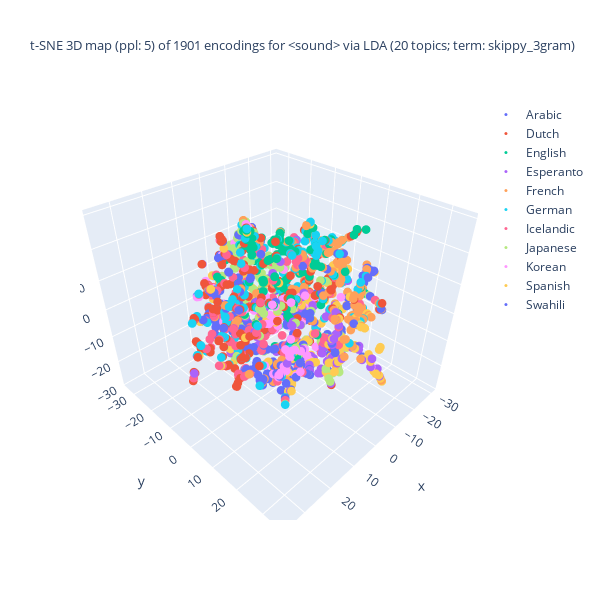
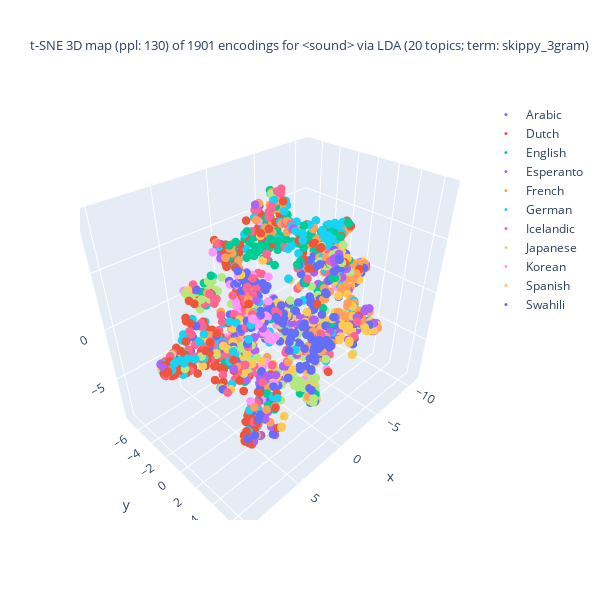
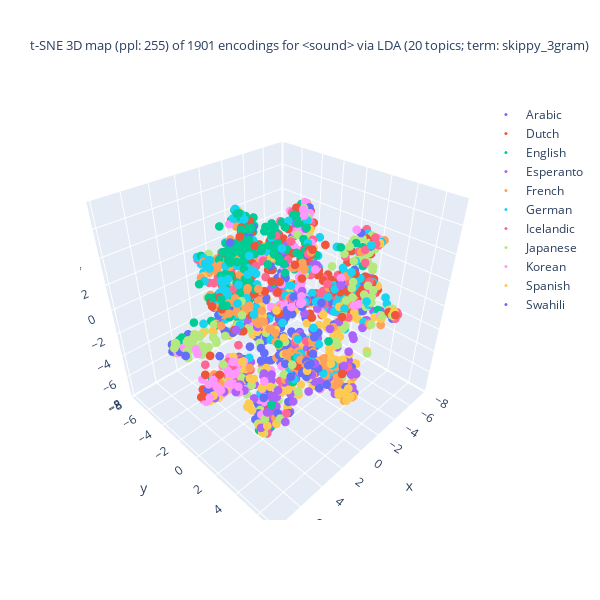
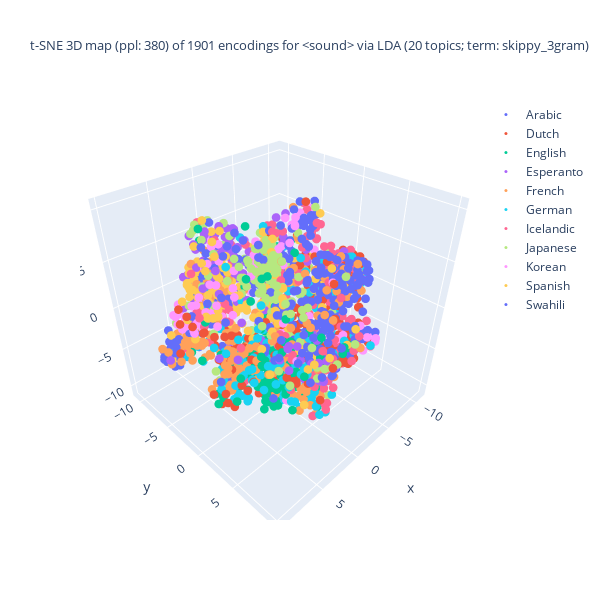

Here is the notebook cell these charts were saved with, in order:
### Markdown cell above
t-SNE の結果の可視化 (3D)

### Code cell
## tSNE の結果の可視化: Plotly を使った 3D 描画
import numpy as np
from sklearn.manifold import TSNE as tSNE
import plotly.express as pex
import plotly.graph_objects as go
import matplotlib.pyplot as plt

## tSNE のパラメターを設定
perplexity_max_val_factor = 0.33
perplexity_max_val = round(len(doc_fit_df) * perplexity_max_val_factor)
print(f"perplexity_max_val: {perplexity_max_val}")

divider = 5
perplexity_increment = round(perplexity_max_val/divider)
print(f"perplexity_increment: {perplexity_increment}")

## tSNE を段階的に実行
df_size = len(doc_fit_df)
exit_after_step = 4 # 15 is largest enough to complete the all steps
ppl_vals = enumerate(range(5, perplexity_max_val, perplexity_increment))
for step, ppl_val in ppl_vals:
    ## 早期終了の判定
    if step >= exit_after_step:
        continue
    ## tSNE 事例の生成
    tSNE_3d_varied = tSNE(n_components = 3, random_state = 0, perplexity = ppl_val,
                          max_iter = 1000)

    ## データに適用
    doc_enc = np.array(list(doc_fit_df['enc']))
    doc_tSNE_3d_varied = tSNE_3d_varied.fit_transform(doc_enc)

    ## 色分けの単位を選択
    if color_lang_family:
        colored_var = 'family'
    else:
        colored_var = 'language'
    ##
    X = zip(doc_tSNE_3d_varied[:,0], doc_tSNE_3d_varied[:,1], doc_tSNE_3d_varied[:,2],
            doc_fit_df[colored_var]) # zip(..)が必要
    dfx = pd.DataFrame(X, columns = ['D1', 'D2', 'D3', colored_var])
    ## 作図
    fig = go.Figure()
    for lang in np.unique(main_df[colored_var]):
        traced = dfx[dfx[colored_var] == lang]
        fig.add_trace(
            go.Scatter3d(
                x = traced['D1'], y = traced['D2'], z = traced['D3'],
                name = lang.title(), mode = 'markers', marker = dict(size = 3),
                marker_colorscale = color_palette, # worked??
                showlegend = True
            )
        )
    ## 題の指定
    title_header = f"t-SNE 3D map (ppl: {ppl_val}) of {df_size} encodings for <{doc_attr}> via\n"
    if use_FastText:
        if use_LDA:
            title_body = f"LDA ({n_topics} topics; term: {lda_term_type}) x FastText ({ft_n_dims} dims; term: {ft_term_type}; window: {ft_window_size})"
        else:
            title_body = f"FastText ({ft_n_dims} dims; term: {ft_term_type}; window: {ft_window_size})"
    else:
        title_body = f"LDA ({n_topics} topics; term: {lda_term_type})"
    title_val = title_header + title_body
    fig.update_layout(title = dict(text = title_val, font_size = 13),
                      autosize = False, width = 600, height = 600)
    fig.show()

### Figure 1 — Plotly figure (JSON) as saved in the notebook; plotly's stock layout.template omitted (floating-point values rounded to 4 significant figures; data arrays with more than 128 entries replaced by an {"elided": "..."} marker saying what was removed)
{"data": [{"marker": {"colorscale": [[0, "#2E91E5"], [0.04348, "#E15F99"], [0.08696, "#1CA71C"], [0.1304, "#FB0D0D"], [0.1739, "#DA16FF"], [0.2174, "#222A2A"], [0.2609, "#B68100"], [0.3043, "#750D86"], [0.3478, "#EB663B"], [0.3913, "#511CFB"], [0.4348, "#00A08B"], [0.4783, "#FB00D1"], [0.5217, "#FC0080"], [0.5652, "#B2828D"], [0.6087, "#6C7C32"], [0.6522, "#778AAE"], [0.6957, "#862A16"], [0.7391, "#A777F1"], [0.7826, "#620042"], [0.8261, "#1616A7"], [0.8696, "#DA60CA"], [0.913, "#6C4516"], [0.9565, "#0D2A63"], [1, "#AF0038"]], "size": 3}, "mode": "markers", "name": "Arabic", "showlegend": true, "type": "scatter3d", "x": {"elided": "146 float values"}, "y": {"elided": "146 float values"}, "z": {"elided": "146 float values"}}, {"marker": {"colorscale": [[0, "#2E91E5"], [0.04348, "#E15F99"], [0.08696, "#1CA71C"], [0.1304, "#FB0D0D"], [0.1739, "#DA16FF"], [0.2174, "#222A2A"], [0.2609, "#B68100"], [0.3043, "#750D86"], [0.3478, "#EB663B"], [0.3913, "#511CFB"], [0.4348, "#00A08B"], [0.4783, "#FB00D1"], [0.5217, "#FC0080"], [0.5652, "#B2828D"], [0.6087, "#6C7C32"], [0.6522, "#778AAE"], [0.6957, "#862A16"], [0.7391, "#A777F1"], [0.7826, "#620042"], [0.8261, "#1616A7"], [0.8696, "#DA60CA"], [0.913, "#6C4516"], [0.9565, "#0D2A63"], [1, "#AF0038"]], "size": 3}, "mode": "markers", "name": "Dutch", "showlegend": true, "type": "scatter3d", "x": {"elided": "218 float values"}, "y": {"elided": "218 float values"}, "z": {"elided": "218 float values"}}, {"marker": {"colorscale": [[0, "#2E91E5"], [0.04348, "#E15F99"], [0.08696, "#1CA71C"], [0.1304, "#FB0D0D"], [0.1739, "#DA16FF"], [0.2174, "#222A2A"], [0.2609, "#B68100"], [0.3043, "#750D86"], [0.3478, "#EB663B"], [0.3913, "#511CFB"], [0.4348, "#00A08B"], [0.4783, "#FB00D1"], [0.5217, "#FC0080"], [0.5652, "#B2828D"], [0.6087, "#6C7C32"], [0.6522, "#778AAE"], [0.6957, "#862A16"], [0.7391, "#A777F1"], [0.7826, "#620042"], [0.8261, "#1616A7"], [0.8696, "#DA60CA"], [0.913, "#6C4516"], [0.9565, "#0D2A63"], [1, "#AF0038"]], "size": 3}, "mode": "markers", "name": "English", "showlegend": true, "type": "scatter3d", "x": {"elided": "170 float values"}, "y": {"elided": "170 float values"}, "z": {"elided": "170 float values"}}, {"marker": {"colorscale": [[0, "#2E91E5"], [0.04348, "#E15F99"], [0.08696, "#1CA71C"], [0.1304, "#FB0D0D"], [0.1739, "#DA16FF"], [0.2174, "#222A2A"], [0.2609, "#B68100"], [0.3043, "#750D86"], [0.3478, "#EB663B"], [0.3913, "#511CFB"], [0.4348, "#00A08B"], [0.4783, "#FB00D1"], [0.5217, "#FC0080"], [0.5652, "#B2828D"], [0.6087, "#6C7C32"], [0.6522, "#778AAE"], [0.6957, "#862A16"], [0.7391, "#A777F1"], [0.7826, "#620042"], [0.8261, "#1616A7"], [0.8696, "#DA60CA"], [0.913, "#6C4516"], [0.9565, "#0D2A63"], [1, "#AF0038"]], "size": 3}, "mode": "markers", "name": "Esperanto", "showlegend": true, "type": "scatter3d", "x": {"elided": "149 float values"}, "y": {"elided": "149 float values"}, "z": {"elided": "149 float values"}}, {"marker": {"colorscale": [[0, "#2E91E5"], [0.04348, "#E15F99"], [0.08696, "#1CA71C"], [0.1304, "#FB0D0D"], [0.1739, "#DA16FF"], [0.2174, "#222A2A"], [0.2609, "#B68100"], [0.3043, "#750D86"], [0.3478, "#EB663B"], [0.3913, "#511CFB"], [0.4348, "#00A08B"], [0.4783, "#FB00D1"], [0.5217, "#FC0080"], [0.5652, "#B2828D"], [0.6087, "#6C7C32"], [0.6522, "#778AAE"], [0.6957, "#862A16"], [0.7391, "#A777F1"], [0.7826, "#620042"], [0.8261, "#1616A7"], [0.8696, "#DA60CA"], [0.913, "#6C4516"], [0.9565, "#0D2A63"], [1, "#AF0038"]], "size": 3}, "mode": "markers", "name": "French", "showlegend": true, "type": "scatter3d", "x": {"elided": "202 float values"}, "y": {"elided": "202 float values"}, "z": {"elided": "202 float values"}}, {"marker": {"colorscale": [[0, "#2E91E5"], [0.04348, "#E15F99"], [0.08696, "#1CA71C"], [0.1304, "#FB0D0D"], [0.1739, "#DA16FF"], [0.2174, "#222A2A"], [0.2609, "#B68100"], [0.3043, "#750D86"], [0.3478, "#EB663B"], [0.3913, "#511CFB"], [0.4348, "#00A08B"], [0.4783, "#FB00D1"], [0.5217, "#FC0080"], [0.5652, "#B2828D"], [0.6087, "#6C7C32"], [0.6522, "#778AAE"], [0.6957, "#862A16"], [0.7391, "#A777F1"], [0.7826, "#620042"], [0.8261, "#1616A7"], [0.8696, "#DA60CA"], [0.913, "#6C4516"], [0.9565, "#0D2A63"], [1, "#AF0038"]], "size": 3}, "mode": "markers", "name": "German", "showlegend": true, "type": "scatter3d", "x": {"elided": "177 float values"}, "y": {"elided": "177 float values"}, "z": {"elided": "177 float values"}}, {"marker": {"colorscale": [[0, "#2E91E5"], [0.04348, "#E15F99"], [0.08696, "#1CA71C"], [0.1304, "#FB0D0D"], [0.1739, "#DA16FF"], [0.2174, "#222A2A"], [0.2609, "#B68100"], [0.3043, "#750D86"], [0.3478, "#EB663B"], [0.3913, "#511CFB"], [0.4348, "#00A08B"], [0.4783, "#FB00D1"], [0.5217, "#FC0080"], [0.5652, "#B2828D"], [0.6087, "#6C7C32"], [0.6522, "#778AAE"], [0.6957, "#862A16"], [0.7391, "#A777F1"], [0.7826, "#620042"], [0.8261, "#1616A7"], [0.8696, "#DA60CA"], [0.913, "#6C4516"], [0.9565, "#0D2A63"], [1, "#AF0038"]], "size": 3}, "mode": "markers", "name": "Icelandic", "showlegend": true, "type": "scatter3d", "x": {"elided": "186 float values"}, "y": {"elided": "186 float values"}, "z": {"elided": "186 float values"}}, {"marker": {"colorscale": [[0, "#2E91E5"], [0.04348, "#E15F99"], [0.08696, "#1CA71C"], [0.1304, "#FB0D0D"], [0.1739, "#DA16FF"], [0.2174, "#222A2A"], [0.2609, "#B68100"], [0.3043, "#750D86"], [0.3478, "#EB663B"], [0.3913, "#511CFB"], [0.4348, "#00A08B"], [0.4783, "#FB00D1"], [0.5217, "#FC0080"], [0.5652, "#B2828D"], [0.6087, "#6C7C32"], [0.6522, "#778AAE"], [0.6957, "#862A16"], [0.7391, "#A777F1"], [0.7826, "#620042"], [0.8261, "#1616A7"], [0.8696, "#DA60CA"], [0.913, "#6C4516"], [0.9565, "#0D2A63"], [1, "#AF0038"]], "size": 3}, "mode": "markers", "name": "Japanese", "showlegend": true, "type": "scatter3d", "x": {"elided": "176 float values"}, "y": {"elided": "176 float values"}, "z": {"elided": "176 float values"}}, {"marker": {"colorscale": [[0, "#2E91E5"], [0.04348, "#E15F99"], [0.08696, "#1CA71C"], [0.1304, "#FB0D0D"], [0.1739, "#DA16FF"], [0.2174, "#222A2A"], [0.2609, "#B68100"], [0.3043, "#750D86"], [0.3478, "#EB663B"], [0.3913, "#511CFB"], [0.4348, "#00A08B"], [0.4783, "#FB00D1"], [0.5217, "#FC0080"], [0.5652, "#B2828D"], [0.6087, "#6C7C32"], [0.6522, "#778AAE"], [0.6957, "#862A16"], [0.7391, "#A777F1"], [0.7826, "#620042"], [0.8261, "#1616A7"], [0.8696, "#DA60CA"], [0.913, "#6C4516"], [0.9565, "#0D2A63"], [1, "#AF0038"]], "size": 3}, "mode": "markers", "name": "Korean", "showlegend": true, "type": "scatter3d", "x": {"elided": "142 float values"}, "y": {"elided": "142 float values"}, "z": {"elided": "142 float values"}}, {"marker": {"colorscale": [[0, "#2E91E5"], [0.04348, "#E15F99"], [0.08696, "#1CA71C"], [0.1304, "#FB0D0D"], [0.1739, "#DA16FF"], [0.2174, "#222A2A"], [0.2609, "#B68100"], [0.3043, "#750D86"], [0.3478, "#EB663B"], [0.3913, "#511CFB"], [0.4348, "#00A08B"], [0.4783, "#FB00D1"], [0.5217, "#FC0080"], [0.5652, "#B2828D"], [0.6087, "#6C7C32"], [0.6522, "#778AAE"], [0.6957, "#862A16"], [0.7391, "#A777F1"], [0.7826, "#620042"], [0.8261, "#1616A7"], [0.8696, "#DA60CA"], [0.913, "#6C4516"], [0.9565, "#0D2A63"], [1, "#AF0038"]], "size": 3}, "mode": "markers", "name": "Spanish", "showlegend": true, "type": "scatter3d", "x": {"elided": "187 float values"}, "y": {"elided": "187 float values"}, "z": {"elided": "187 float values"}}, {"marker": {"colorscale": [[0, "#2E91E5"], [0.04348, "#E15F99"], [0.08696, "#1CA71C"], [0.1304, "#FB0D0D"], [0.1739, "#DA16FF"], [0.2174, "#222A2A"], [0.2609, "#B68100"], [0.3043, "#750D86"], [0.3478, "#EB663B"], [0.3913, "#511CFB"], [0.4348, "#00A08B"], [0.4783, "#FB00D1"], [0.5217, "#FC0080"], [0.5652, "#B2828D"], [0.6087, "#6C7C32"], [0.6522, "#778AAE"], [0.6957, "#862A16"], [0.7391, "#A777F1"], [0.7826, "#620042"], [0.8261, "#1616A7"], [0.8696, "#DA60CA"], [0.913, "#6C4516"], [0.9565, "#0D2A63"], [1, "#AF0038"]], "size": 3}, "mode": "markers", "name": "Swahili", "showlegend": true, "type": "scatter3d", "x": {"elided": "148 float values"}, "y": {"elided": "148 float values"}, "z": {"elided": "148 float values"}}], "layout": {"autosize": false, "height": 600, "title": {"font": {"size": 13}, "text": "t-SNE 3D map (ppl: 5) of 1901 encodings for <sound> via\nLDA (20 topics; term: skippy_3gram)"}, "width": 600}}

### Figure 2 — Plotly figure (JSON) as saved in the notebook; plotly's stock layout.template omitted (floating-point values rounded to 4 significant figures; data arrays with more than 128 entries replaced by an {"elided": "..."} marker saying what was removed)
{"data": [{"marker": {"colorscale": [[0, "#2E91E5"], [0.04348, "#E15F99"], [0.08696, "#1CA71C"], [0.1304, "#FB0D0D"], [0.1739, "#DA16FF"], [0.2174, "#222A2A"], [0.2609, "#B68100"], [0.3043, "#750D86"], [0.3478, "#EB663B"], [0.3913, "#511CFB"], [0.4348, "#00A08B"], [0.4783, "#FB00D1"], [0.5217, "#FC0080"], [0.5652, "#B2828D"], [0.6087, "#6C7C32"], [0.6522, "#778AAE"], [0.6957, "#862A16"], [0.7391, "#A777F1"], [0.7826, "#620042"], [0.8261, "#1616A7"], [0.8696, "#DA60CA"], [0.913, "#6C4516"], [0.9565, "#0D2A63"], [1, "#AF0038"]], "size": 3}, "mode": "markers", "name": "Arabic", "showlegend": true, "type": "scatter3d", "x": {"elided": "146 float values"}, "y": {"elided": "146 float values"}, "z": {"elided": "146 float values"}}, {"marker": {"colorscale": [[0, "#2E91E5"], [0.04348, "#E15F99"], [0.08696, "#1CA71C"], [0.1304, "#FB0D0D"], [0.1739, "#DA16FF"], [0.2174, "#222A2A"], [0.2609, "#B68100"], [0.3043, "#750D86"], [0.3478, "#EB663B"], [0.3913, "#511CFB"], [0.4348, "#00A08B"], [0.4783, "#FB00D1"], [0.5217, "#FC0080"], [0.5652, "#B2828D"], [0.6087, "#6C7C32"], [0.6522, "#778AAE"], [0.6957, "#862A16"], [0.7391, "#A777F1"], [0.7826, "#620042"], [0.8261, "#1616A7"], [0.8696, "#DA60CA"], [0.913, "#6C4516"], [0.9565, "#0D2A63"], [1, "#AF0038"]], "size": 3}, "mode": "markers", "name": "Dutch", "showlegend": true, "type": "scatter3d", "x": {"elided": "218 float values"}, "y": {"elided": "218 float values"}, "z": {"elided": "218 float values"}}, {"marker": {"colorscale": [[0, "#2E91E5"], [0.04348, "#E15F99"], [0.08696, "#1CA71C"], [0.1304, "#FB0D0D"], [0.1739, "#DA16FF"], [0.2174, "#222A2A"], [0.2609, "#B68100"], [0.3043, "#750D86"], [0.3478, "#EB663B"], [0.3913, "#511CFB"], [0.4348, "#00A08B"], [0.4783, "#FB00D1"], [0.5217, "#FC0080"], [0.5652, "#B2828D"], [0.6087, "#6C7C32"], [0.6522, "#778AAE"], [0.6957, "#862A16"], [0.7391, "#A777F1"], [0.7826, "#620042"], [0.8261, "#1616A7"], [0.8696, "#DA60CA"], [0.913, "#6C4516"], [0.9565, "#0D2A63"], [1, "#AF0038"]], "size": 3}, "mode": "markers", "name": "English", "showlegend": true, "type": "scatter3d", "x": {"elided": "170 float values"}, "y": {"elided": "170 float values"}, "z": {"elided": "170 float values"}}, {"marker": {"colorscale": [[0, "#2E91E5"], [0.04348, "#E15F99"], [0.08696, "#1CA71C"], [0.1304, "#FB0D0D"], [0.1739, "#DA16FF"], [0.2174, "#222A2A"], [0.2609, "#B68100"], [0.3043, "#750D86"], [0.3478, "#EB663B"], [0.3913, "#511CFB"], [0.4348, "#00A08B"], [0.4783, "#FB00D1"], [0.5217, "#FC0080"], [0.5652, "#B2828D"], [0.6087, "#6C7C32"], [0.6522, "#778AAE"], [0.6957, "#862A16"], [0.7391, "#A777F1"], [0.7826, "#620042"], [0.8261, "#1616A7"], [0.8696, "#DA60CA"], [0.913, "#6C4516"], [0.9565, "#0D2A63"], [1, "#AF0038"]], "size": 3}, "mode": "markers", "name": "Esperanto", "showlegend": true, "type": "scatter3d", "x": {"elided": "149 float values"}, "y": {"elided": "149 float values"}, "z": {"elided": "149 float values"}}, {"marker": {"colorscale": [[0, "#2E91E5"], [0.04348, "#E15F99"], [0.08696, "#1CA71C"], [0.1304, "#FB0D0D"], [0.1739, "#DA16FF"], [0.2174, "#222A2A"], [0.2609, "#B68100"], [0.3043, "#750D86"], [0.3478, "#EB663B"], [0.3913, "#511CFB"], [0.4348, "#00A08B"], [0.4783, "#FB00D1"], [0.5217, "#FC0080"], [0.5652, "#B2828D"], [0.6087, "#6C7C32"], [0.6522, "#778AAE"], [0.6957, "#862A16"], [0.7391, "#A777F1"], [0.7826, "#620042"], [0.8261, "#1616A7"], [0.8696, "#DA60CA"], [0.913, "#6C4516"], [0.9565, "#0D2A63"], [1, "#AF0038"]], "size": 3}, "mode": "markers", "name": "French", "showlegend": true, "type": "scatter3d", "x": {"elided": "202 float values"}, "y": {"elided": "202 float values"}, "z": {"elided": "202 float values"}}, {"marker": {"colorscale": [[0, "#2E91E5"], [0.04348, "#E15F99"], [0.08696, "#1CA71C"], [0.1304, "#FB0D0D"], [0.1739, "#DA16FF"], [0.2174, "#222A2A"], [0.2609, "#B68100"], [0.3043, "#750D86"], [0.3478, "#EB663B"], [0.3913, "#511CFB"], [0.4348, "#00A08B"], [0.4783, "#FB00D1"], [0.5217, "#FC0080"], [0.5652, "#B2828D"], [0.6087, "#6C7C32"], [0.6522, "#778AAE"], [0.6957, "#862A16"], [0.7391, "#A777F1"], [0.7826, "#620042"], [0.8261, "#1616A7"], [0.8696, "#DA60CA"], [0.913, "#6C4516"], [0.9565, "#0D2A63"], [1, "#AF0038"]], "size": 3}, "mode": "markers", "name": "German", "showlegend": true, "type": "scatter3d", "x": {"elided": "177 float values"}, "y": {"elided": "177 float values"}, "z": {"elided": "177 float values"}}, {"marker": {"colorscale": [[0, "#2E91E5"], [0.04348, "#E15F99"], [0.08696, "#1CA71C"], [0.1304, "#FB0D0D"], [0.1739, "#DA16FF"], [0.2174, "#222A2A"], [0.2609, "#B68100"], [0.3043, "#750D86"], [0.3478, "#EB663B"], [0.3913, "#511CFB"], [0.4348, "#00A08B"], [0.4783, "#FB00D1"], [0.5217, "#FC0080"], [0.5652, "#B2828D"], [0.6087, "#6C7C32"], [0.6522, "#778AAE"], [0.6957, "#862A16"], [0.7391, "#A777F1"], [0.7826, "#620042"], [0.8261, "#1616A7"], [0.8696, "#DA60CA"], [0.913, "#6C4516"], [0.9565, "#0D2A63"], [1, "#AF0038"]], "size": 3}, "mode": "markers", "name": "Icelandic", "showlegend": true, "type": "scatter3d", "x": {"elided": "186 float values"}, "y": {"elided": "186 float values"}, "z": {"elided": "186 float values"}}, {"marker": {"colorscale": [[0, "#2E91E5"], [0.04348, "#E15F99"], [0.08696, "#1CA71C"], [0.1304, "#FB0D0D"], [0.1739, "#DA16FF"], [0.2174, "#222A2A"], [0.2609, "#B68100"], [0.3043, "#750D86"], [0.3478, "#EB663B"], [0.3913, "#511CFB"], [0.4348, "#00A08B"], [0.4783, "#FB00D1"], [0.5217, "#FC0080"], [0.5652, "#B2828D"], [0.6087, "#6C7C32"], [0.6522, "#778AAE"], [0.6957, "#862A16"], [0.7391, "#A777F1"], [0.7826, "#620042"], [0.8261, "#1616A7"], [0.8696, "#DA60CA"], [0.913, "#6C4516"], [0.9565, "#0D2A63"], [1, "#AF0038"]], "size": 3}, "mode": "markers", "name": "Japanese", "showlegend": true, "type": "scatter3d", "x": {"elided": "176 float values"}, "y": {"elided": "176 float values"}, "z": {"elided": "176 float values"}}, {"marker": {"colorscale": [[0, "#2E91E5"], [0.04348, "#E15F99"], [0.08696, "#1CA71C"], [0.1304, "#FB0D0D"], [0.1739, "#DA16FF"], [0.2174, "#222A2A"], [0.2609, "#B68100"], [0.3043, "#750D86"], [0.3478, "#EB663B"], [0.3913, "#511CFB"], [0.4348, "#00A08B"], [0.4783, "#FB00D1"], [0.5217, "#FC0080"], [0.5652, "#B2828D"], [0.6087, "#6C7C32"], [0.6522, "#778AAE"], [0.6957, "#862A16"], [0.7391, "#A777F1"], [0.7826, "#620042"], [0.8261, "#1616A7"], [0.8696, "#DA60CA"], [0.913, "#6C4516"], [0.9565, "#0D2A63"], [1, "#AF0038"]], "size": 3}, "mode": "markers", "name": "Korean", "showlegend": true, "type": "scatter3d", "x": {"elided": "142 float values"}, "y": {"elided": "142 float values"}, "z": {"elided": "142 float values"}}, {"marker": {"colorscale": [[0, "#2E91E5"], [0.04348, "#E15F99"], [0.08696, "#1CA71C"], [0.1304, "#FB0D0D"], [0.1739, "#DA16FF"], [0.2174, "#222A2A"], [0.2609, "#B68100"], [0.3043, "#750D86"], [0.3478, "#EB663B"], [0.3913, "#511CFB"], [0.4348, "#00A08B"], [0.4783, "#FB00D1"], [0.5217, "#FC0080"], [0.5652, "#B2828D"], [0.6087, "#6C7C32"], [0.6522, "#778AAE"], [0.6957, "#862A16"], [0.7391, "#A777F1"], [0.7826, "#620042"], [0.8261, "#1616A7"], [0.8696, "#DA60CA"], [0.913, "#6C4516"], [0.9565, "#0D2A63"], [1, "#AF0038"]], "size": 3}, "mode": "markers", "name": "Spanish", "showlegend": true, "type": "scatter3d", "x": {"elided": "187 float values"}, "y": {"elided": "187 float values"}, "z": {"elided": "187 float values"}}, {"marker": {"colorscale": [[0, "#2E91E5"], [0.04348, "#E15F99"], [0.08696, "#1CA71C"], [0.1304, "#FB0D0D"], [0.1739, "#DA16FF"], [0.2174, "#222A2A"], [0.2609, "#B68100"], [0.3043, "#750D86"], [0.3478, "#EB663B"], [0.3913, "#511CFB"], [0.4348, "#00A08B"], [0.4783, "#FB00D1"], [0.5217, "#FC0080"], [0.5652, "#B2828D"], [0.6087, "#6C7C32"], [0.6522, "#778AAE"], [0.6957, "#862A16"], [0.7391, "#A777F1"], [0.7826, "#620042"], [0.8261, "#1616A7"], [0.8696, "#DA60CA"], [0.913, "#6C4516"], [0.9565, "#0D2A63"], [1, "#AF0038"]], "size": 3}, "mode": "markers", "name": "Swahili", "showlegend": true, "type": "scatter3d", "x": {"elided": "148 float values"}, "y": {"elided": "148 float values"}, "z": {"elided": "148 float values"}}], "layout": {"autosize": false, "height": 600, "title": {"font": {"size": 13}, "text": "t-SNE 3D map (ppl: 130) of 1901 encodings for <sound> via\nLDA (20 topics; term: skippy_3gram)"}, "width": 600}}

### Figure 3 — Plotly figure (JSON) as saved in the notebook; plotly's stock layout.template omitted (floating-point values rounded to 4 significant figures; data arrays with more than 128 entries replaced by an {"elided": "..."} marker saying what was removed)
{"data": [{"marker": {"colorscale": [[0, "#2E91E5"], [0.04348, "#E15F99"], [0.08696, "#1CA71C"], [0.1304, "#FB0D0D"], [0.1739, "#DA16FF"], [0.2174, "#222A2A"], [0.2609, "#B68100"], [0.3043, "#750D86"], [0.3478, "#EB663B"], [0.3913, "#511CFB"], [0.4348, "#00A08B"], [0.4783, "#FB00D1"], [0.5217, "#FC0080"], [0.5652, "#B2828D"], [0.6087, "#6C7C32"], [0.6522, "#778AAE"], [0.6957, "#862A16"], [0.7391, "#A777F1"], [0.7826, "#620042"], [0.8261, "#1616A7"], [0.8696, "#DA60CA"], [0.913, "#6C4516"], [0.9565, "#0D2A63"], [1, "#AF0038"]], "size": 3}, "mode": "markers", "name": "Arabic", "showlegend": true, "type": "scatter3d", "x": {"elided": "146 float values"}, "y": {"elided": "146 float values"}, "z": {"elided": "146 float values"}}, {"marker": {"colorscale": [[0, "#2E91E5"], [0.04348, "#E15F99"], [0.08696, "#1CA71C"], [0.1304, "#FB0D0D"], [0.1739, "#DA16FF"], [0.2174, "#222A2A"], [0.2609, "#B68100"], [0.3043, "#750D86"], [0.3478, "#EB663B"], [0.3913, "#511CFB"], [0.4348, "#00A08B"], [0.4783, "#FB00D1"], [0.5217, "#FC0080"], [0.5652, "#B2828D"], [0.6087, "#6C7C32"], [0.6522, "#778AAE"], [0.6957, "#862A16"], [0.7391, "#A777F1"], [0.7826, "#620042"], [0.8261, "#1616A7"], [0.8696, "#DA60CA"], [0.913, "#6C4516"], [0.9565, "#0D2A63"], [1, "#AF0038"]], "size": 3}, "mode": "markers", "name": "Dutch", "showlegend": true, "type": "scatter3d", "x": {"elided": "218 float values"}, "y": {"elided": "218 float values"}, "z": {"elided": "218 float values"}}, {"marker": {"colorscale": [[0, "#2E91E5"], [0.04348, "#E15F99"], [0.08696, "#1CA71C"], [0.1304, "#FB0D0D"], [0.1739, "#DA16FF"], [0.2174, "#222A2A"], [0.2609, "#B68100"], [0.3043, "#750D86"], [0.3478, "#EB663B"], [0.3913, "#511CFB"], [0.4348, "#00A08B"], [0.4783, "#FB00D1"], [0.5217, "#FC0080"], [0.5652, "#B2828D"], [0.6087, "#6C7C32"], [0.6522, "#778AAE"], [0.6957, "#862A16"], [0.7391, "#A777F1"], [0.7826, "#620042"], [0.8261, "#1616A7"], [0.8696, "#DA60CA"], [0.913, "#6C4516"], [0.9565, "#0D2A63"], [1, "#AF0038"]], "size": 3}, "mode": "markers", "name": "English", "showlegend": true, "type": "scatter3d", "x": {"elided": "170 float values"}, "y": {"elided": "170 float values"}, "z": {"elided": "170 float values"}}, {"marker": {"colorscale": [[0, "#2E91E5"], [0.04348, "#E15F99"], [0.08696, "#1CA71C"], [0.1304, "#FB0D0D"], [0.1739, "#DA16FF"], [0.2174, "#222A2A"], [0.2609, "#B68100"], [0.3043, "#750D86"], [0.3478, "#EB663B"], [0.3913, "#511CFB"], [0.4348, "#00A08B"], [0.4783, "#FB00D1"], [0.5217, "#FC0080"], [0.5652, "#B2828D"], [0.6087, "#6C7C32"], [0.6522, "#778AAE"], [0.6957, "#862A16"], [0.7391, "#A777F1"], [0.7826, "#620042"], [0.8261, "#1616A7"], [0.8696, "#DA60CA"], [0.913, "#6C4516"], [0.9565, "#0D2A63"], [1, "#AF0038"]], "size": 3}, "mode": "markers", "name": "Esperanto", "showlegend": true, "type": "scatter3d", "x": {"elided": "149 float values"}, "y": {"elided": "149 float values"}, "z": {"elided": "149 float values"}}, {"marker": {"colorscale": [[0, "#2E91E5"], [0.04348, "#E15F99"], [0.08696, "#1CA71C"], [0.1304, "#FB0D0D"], [0.1739, "#DA16FF"], [0.2174, "#222A2A"], [0.2609, "#B68100"], [0.3043, "#750D86"], [0.3478, "#EB663B"], [0.3913, "#511CFB"], [0.4348, "#00A08B"], [0.4783, "#FB00D1"], [0.5217, "#FC0080"], [0.5652, "#B2828D"], [0.6087, "#6C7C32"], [0.6522, "#778AAE"], [0.6957, "#862A16"], [0.7391, "#A777F1"], [0.7826, "#620042"], [0.8261, "#1616A7"], [0.8696, "#DA60CA"], [0.913, "#6C4516"], [0.9565, "#0D2A63"], [1, "#AF0038"]], "size": 3}, "mode": "markers", "name": "French", "showlegend": true, "type": "scatter3d", "x": {"elided": "202 float values"}, "y": {"elided": "202 float values"}, "z": {"elided": "202 float values"}}, {"marker": {"colorscale": [[0, "#2E91E5"], [0.04348, "#E15F99"], [0.08696, "#1CA71C"], [0.1304, "#FB0D0D"], [0.1739, "#DA16FF"], [0.2174, "#222A2A"], [0.2609, "#B68100"], [0.3043, "#750D86"], [0.3478, "#EB663B"], [0.3913, "#511CFB"], [0.4348, "#00A08B"], [0.4783, "#FB00D1"], [0.5217, "#FC0080"], [0.5652, "#B2828D"], [0.6087, "#6C7C32"], [0.6522, "#778AAE"], [0.6957, "#862A16"], [0.7391, "#A777F1"], [0.7826, "#620042"], [0.8261, "#1616A7"], [0.8696, "#DA60CA"], [0.913, "#6C4516"], [0.9565, "#0D2A63"], [1, "#AF0038"]], "size": 3}, "mode": "markers", "name": "German", "showlegend": true, "type": "scatter3d", "x": {"elided": "177 float values"}, "y": {"elided": "177 float values"}, "z": {"elided": "177 float values"}}, {"marker": {"colorscale": [[0, "#2E91E5"], [0.04348, "#E15F99"], [0.08696, "#1CA71C"], [0.1304, "#FB0D0D"], [0.1739, "#DA16FF"], [0.2174, "#222A2A"], [0.2609, "#B68100"], [0.3043, "#750D86"], [0.3478, "#EB663B"], [0.3913, "#511CFB"], [0.4348, "#00A08B"], [0.4783, "#FB00D1"], [0.5217, "#FC0080"], [0.5652, "#B2828D"], [0.6087, "#6C7C32"], [0.6522, "#778AAE"], [0.6957, "#862A16"], [0.7391, "#A777F1"], [0.7826, "#620042"], [0.8261, "#1616A7"], [0.8696, "#DA60CA"], [0.913, "#6C4516"], [0.9565, "#0D2A63"], [1, "#AF0038"]], "size": 3}, "mode": "markers", "name": "Icelandic", "showlegend": true, "type": "scatter3d", "x": {"elided": "186 float values"}, "y": {"elided": "186 float values"}, "z": {"elided": "186 float values"}}, {"marker": {"colorscale": [[0, "#2E91E5"], [0.04348, "#E15F99"], [0.08696, "#1CA71C"], [0.1304, "#FB0D0D"], [0.1739, "#DA16FF"], [0.2174, "#222A2A"], [0.2609, "#B68100"], [0.3043, "#750D86"], [0.3478, "#EB663B"], [0.3913, "#511CFB"], [0.4348, "#00A08B"], [0.4783, "#FB00D1"], [0.5217, "#FC0080"], [0.5652, "#B2828D"], [0.6087, "#6C7C32"], [0.6522, "#778AAE"], [0.6957, "#862A16"], [0.7391, "#A777F1"], [0.7826, "#620042"], [0.8261, "#1616A7"], [0.8696, "#DA60CA"], [0.913, "#6C4516"], [0.9565, "#0D2A63"], [1, "#AF0038"]], "size": 3}, "mode": "markers", "name": "Japanese", "showlegend": true, "type": "scatter3d", "x": {"elided": "176 float values"}, "y": {"elided": "176 float values"}, "z": {"elided": "176 float values"}}, {"marker": {"colorscale": [[0, "#2E91E5"], [0.04348, "#E15F99"], [0.08696, "#1CA71C"], [0.1304, "#FB0D0D"], [0.1739, "#DA16FF"], [0.2174, "#222A2A"], [0.2609, "#B68100"], [0.3043, "#750D86"], [0.3478, "#EB663B"], [0.3913, "#511CFB"], [0.4348, "#00A08B"], [0.4783, "#FB00D1"], [0.5217, "#FC0080"], [0.5652, "#B2828D"], [0.6087, "#6C7C32"], [0.6522, "#778AAE"], [0.6957, "#862A16"], [0.7391, "#A777F1"], [0.7826, "#620042"], [0.8261, "#1616A7"], [0.8696, "#DA60CA"], [0.913, "#6C4516"], [0.9565, "#0D2A63"], [1, "#AF0038"]], "size": 3}, "mode": "markers", "name": "Korean", "showlegend": true, "type": "scatter3d", "x": {"elided": "142 float values"}, "y": {"elided": "142 float values"}, "z": {"elided": "142 float values"}}, {"marker": {"colorscale": [[0, "#2E91E5"], [0.04348, "#E15F99"], [0.08696, "#1CA71C"], [0.1304, "#FB0D0D"], [0.1739, "#DA16FF"], [0.2174, "#222A2A"], [0.2609, "#B68100"], [0.3043, "#750D86"], [0.3478, "#EB663B"], [0.3913, "#511CFB"], [0.4348, "#00A08B"], [0.4783, "#FB00D1"], [0.5217, "#FC0080"], [0.5652, "#B2828D"], [0.6087, "#6C7C32"], [0.6522, "#778AAE"], [0.6957, "#862A16"], [0.7391, "#A777F1"], [0.7826, "#620042"], [0.8261, "#1616A7"], [0.8696, "#DA60CA"], [0.913, "#6C4516"], [0.9565, "#0D2A63"], [1, "#AF0038"]], "size": 3}, "mode": "markers", "name": "Spanish", "showlegend": true, "type": "scatter3d", "x": {"elided": "187 float values"}, "y": {"elided": "187 float values"}, "z": {"elided": "187 float values"}}, {"marker": {"colorscale": [[0, "#2E91E5"], [0.04348, "#E15F99"], [0.08696, "#1CA71C"], [0.1304, "#FB0D0D"], [0.1739, "#DA16FF"], [0.2174, "#222A2A"], [0.2609, "#B68100"], [0.3043, "#750D86"], [0.3478, "#EB663B"], [0.3913, "#511CFB"], [0.4348, "#00A08B"], [0.4783, "#FB00D1"], [0.5217, "#FC0080"], [0.5652, "#B2828D"], [0.6087, "#6C7C32"], [0.6522, "#778AAE"], [0.6957, "#862A16"], [0.7391, "#A777F1"], [0.7826, "#620042"], [0.8261, "#1616A7"], [0.8696, "#DA60CA"], [0.913, "#6C4516"], [0.9565, "#0D2A63"], [1, "#AF0038"]], "size": 3}, "mode": "markers", "name": "Swahili", "showlegend": true, "type": "scatter3d", "x": {"elided": "148 float values"}, "y": {"elided": "148 float values"}, "z": {"elided": "148 float values"}}], "layout": {"autosize": false, "height": 600, "title": {"font": {"size": 13}, "text": "t-SNE 3D map (ppl: 255) of 1901 encodings for <sound> via\nLDA (20 topics; term: skippy_3gram)"}, "width": 600}}

### Figure 4 — Plotly figure (JSON) as saved in the notebook; plotly's stock layout.template omitted (floating-point values rounded to 4 significant figures; data arrays with more than 128 entries replaced by an {"elided": "..."} marker saying what was removed)
{"data": [{"marker": {"colorscale": [[0, "#2E91E5"], [0.04348, "#E15F99"], [0.08696, "#1CA71C"], [0.1304, "#FB0D0D"], [0.1739, "#DA16FF"], [0.2174, "#222A2A"], [0.2609, "#B68100"], [0.3043, "#750D86"], [0.3478, "#EB663B"], [0.3913, "#511CFB"], [0.4348, "#00A08B"], [0.4783, "#FB00D1"], [0.5217, "#FC0080"], [0.5652, "#B2828D"], [0.6087, "#6C7C32"], [0.6522, "#778AAE"], [0.6957, "#862A16"], [0.7391, "#A777F1"], [0.7826, "#620042"], [0.8261, "#1616A7"], [0.8696, "#DA60CA"], [0.913, "#6C4516"], [0.9565, "#0D2A63"], [1, "#AF0038"]], "size": 3}, "mode": "markers", "name": "Arabic", "showlegend": true, "type": "scatter3d", "x": {"elided": "146 float values"}, "y": {"elided": "146 float values"}, "z": {"elided": "146 float values"}}, {"marker": {"colorscale": [[0, "#2E91E5"], [0.04348, "#E15F99"], [0.08696, "#1CA71C"], [0.1304, "#FB0D0D"], [0.1739, "#DA16FF"], [0.2174, "#222A2A"], [0.2609, "#B68100"], [0.3043, "#750D86"], [0.3478, "#EB663B"], [0.3913, "#511CFB"], [0.4348, "#00A08B"], [0.4783, "#FB00D1"], [0.5217, "#FC0080"], [0.5652, "#B2828D"], [0.6087, "#6C7C32"], [0.6522, "#778AAE"], [0.6957, "#862A16"], [0.7391, "#A777F1"], [0.7826, "#620042"], [0.8261, "#1616A7"], [0.8696, "#DA60CA"], [0.913, "#6C4516"], [0.9565, "#0D2A63"], [1, "#AF0038"]], "size": 3}, "mode": "markers", "name": "Dutch", "showlegend": true, "type": "scatter3d", "x": {"elided": "218 float values"}, "y": {"elided": "218 float values"}, "z": {"elided": "218 float values"}}, {"marker": {"colorscale": [[0, "#2E91E5"], [0.04348, "#E15F99"], [0.08696, "#1CA71C"], [0.1304, "#FB0D0D"], [0.1739, "#DA16FF"], [0.2174, "#222A2A"], [0.2609, "#B68100"], [0.3043, "#750D86"], [0.3478, "#EB663B"], [0.3913, "#511CFB"], [0.4348, "#00A08B"], [0.4783, "#FB00D1"], [0.5217, "#FC0080"], [0.5652, "#B2828D"], [0.6087, "#6C7C32"], [0.6522, "#778AAE"], [0.6957, "#862A16"], [0.7391, "#A777F1"], [0.7826, "#620042"], [0.8261, "#1616A7"], [0.8696, "#DA60CA"], [0.913, "#6C4516"], [0.9565, "#0D2A63"], [1, "#AF0038"]], "size": 3}, "mode": "markers", "name": "English", "showlegend": true, "type": "scatter3d", "x": {"elided": "170 float values"}, "y": {"elided": "170 float values"}, "z": {"elided": "170 float values"}}, {"marker": {"colorscale": [[0, "#2E91E5"], [0.04348, "#E15F99"], [0.08696, "#1CA71C"], [0.1304, "#FB0D0D"], [0.1739, "#DA16FF"], [0.2174, "#222A2A"], [0.2609, "#B68100"], [0.3043, "#750D86"], [0.3478, "#EB663B"], [0.3913, "#511CFB"], [0.4348, "#00A08B"], [0.4783, "#FB00D1"], [0.5217, "#FC0080"], [0.5652, "#B2828D"], [0.6087, "#6C7C32"], [0.6522, "#778AAE"], [0.6957, "#862A16"], [0.7391, "#A777F1"], [0.7826, "#620042"], [0.8261, "#1616A7"], [0.8696, "#DA60CA"], [0.913, "#6C4516"], [0.9565, "#0D2A63"], [1, "#AF0038"]], "size": 3}, "mode": "markers", "name": "Esperanto", "showlegend": true, "type": "scatter3d", "x": {"elided": "149 float values"}, "y": {"elided": "149 float values"}, "z": {"elided": "149 float values"}}, {"marker": {"colorscale": [[0, "#2E91E5"], [0.04348, "#E15F99"], [0.08696, "#1CA71C"], [0.1304, "#FB0D0D"], [0.1739, "#DA16FF"], [0.2174, "#222A2A"], [0.2609, "#B68100"], [0.3043, "#750D86"], [0.3478, "#EB663B"], [0.3913, "#511CFB"], [0.4348, "#00A08B"], [0.4783, "#FB00D1"], [0.5217, "#FC0080"], [0.5652, "#B2828D"], [0.6087, "#6C7C32"], [0.6522, "#778AAE"], [0.6957, "#862A16"], [0.7391, "#A777F1"], [0.7826, "#620042"], [0.8261, "#1616A7"], [0.8696, "#DA60CA"], [0.913, "#6C4516"], [0.9565, "#0D2A63"], [1, "#AF0038"]], "size": 3}, "mode": "markers", "name": "French", "showlegend": true, "type": "scatter3d", "x": {"elided": "202 float values"}, "y": {"elided": "202 float values"}, "z": {"elided": "202 float values"}}, {"marker": {"colorscale": [[0, "#2E91E5"], [0.04348, "#E15F99"], [0.08696, "#1CA71C"], [0.1304, "#FB0D0D"], [0.1739, "#DA16FF"], [0.2174, "#222A2A"], [0.2609, "#B68100"], [0.3043, "#750D86"], [0.3478, "#EB663B"], [0.3913, "#511CFB"], [0.4348, "#00A08B"], [0.4783, "#FB00D1"], [0.5217, "#FC0080"], [0.5652, "#B2828D"], [0.6087, "#6C7C32"], [0.6522, "#778AAE"], [0.6957, "#862A16"], [0.7391, "#A777F1"], [0.7826, "#620042"], [0.8261, "#1616A7"], [0.8696, "#DA60CA"], [0.913, "#6C4516"], [0.9565, "#0D2A63"], [1, "#AF0038"]], "size": 3}, "mode": "markers", "name": "German", "showlegend": true, "type": "scatter3d", "x": {"elided": "177 float values"}, "y": {"elided": "177 float values"}, "z": {"elided": "177 float values"}}, {"marker": {"colorscale": [[0, "#2E91E5"], [0.04348, "#E15F99"], [0.08696, "#1CA71C"], [0.1304, "#FB0D0D"], [0.1739, "#DA16FF"], [0.2174, "#222A2A"], [0.2609, "#B68100"], [0.3043, "#750D86"], [0.3478, "#EB663B"], [0.3913, "#511CFB"], [0.4348, "#00A08B"], [0.4783, "#FB00D1"], [0.5217, "#FC0080"], [0.5652, "#B2828D"], [0.6087, "#6C7C32"], [0.6522, "#778AAE"], [0.6957, "#862A16"], [0.7391, "#A777F1"], [0.7826, "#620042"], [0.8261, "#1616A7"], [0.8696, "#DA60CA"], [0.913, "#6C4516"], [0.9565, "#0D2A63"], [1, "#AF0038"]], "size": 3}, "mode": "markers", "name": "Icelandic", "showlegend": true, "type": "scatter3d", "x": {"elided": "186 float values"}, "y": {"elided": "186 float values"}, "z": {"elided": "186 float values"}}, {"marker": {"colorscale": [[0, "#2E91E5"], [0.04348, "#E15F99"], [0.08696, "#1CA71C"], [0.1304, "#FB0D0D"], [0.1739, "#DA16FF"], [0.2174, "#222A2A"], [0.2609, "#B68100"], [0.3043, "#750D86"], [0.3478, "#EB663B"], [0.3913, "#511CFB"], [0.4348, "#00A08B"], [0.4783, "#FB00D1"], [0.5217, "#FC0080"], [0.5652, "#B2828D"], [0.6087, "#6C7C32"], [0.6522, "#778AAE"], [0.6957, "#862A16"], [0.7391, "#A777F1"], [0.7826, "#620042"], [0.8261, "#1616A7"], [0.8696, "#DA60CA"], [0.913, "#6C4516"], [0.9565, "#0D2A63"], [1, "#AF0038"]], "size": 3}, "mode": "markers", "name": "Japanese", "showlegend": true, "type": "scatter3d", "x": {"elided": "176 float values"}, "y": {"elided": "176 float values"}, "z": {"elided": "176 float values"}}, {"marker": {"colorscale": [[0, "#2E91E5"], [0.04348, "#E15F99"], [0.08696, "#1CA71C"], [0.1304, "#FB0D0D"], [0.1739, "#DA16FF"], [0.2174, "#222A2A"], [0.2609, "#B68100"], [0.3043, "#750D86"], [0.3478, "#EB663B"], [0.3913, "#511CFB"], [0.4348, "#00A08B"], [0.4783, "#FB00D1"], [0.5217, "#FC0080"], [0.5652, "#B2828D"], [0.6087, "#6C7C32"], [0.6522, "#778AAE"], [0.6957, "#862A16"], [0.7391, "#A777F1"], [0.7826, "#620042"], [0.8261, "#1616A7"], [0.8696, "#DA60CA"], [0.913, "#6C4516"], [0.9565, "#0D2A63"], [1, "#AF0038"]], "size": 3}, "mode": "markers", "name": "Korean", "showlegend": true, "type": "scatter3d", "x": {"elided": "142 float values"}, "y": {"elided": "142 float values"}, "z": {"elided": "142 float values"}}, {"marker": {"colorscale": [[0, "#2E91E5"], [0.04348, "#E15F99"], [0.08696, "#1CA71C"], [0.1304, "#FB0D0D"], [0.1739, "#DA16FF"], [0.2174, "#222A2A"], [0.2609, "#B68100"], [0.3043, "#750D86"], [0.3478, "#EB663B"], [0.3913, "#511CFB"], [0.4348, "#00A08B"], [0.4783, "#FB00D1"], [0.5217, "#FC0080"], [0.5652, "#B2828D"], [0.6087, "#6C7C32"], [0.6522, "#778AAE"], [0.6957, "#862A16"], [0.7391, "#A777F1"], [0.7826, "#620042"], [0.8261, "#1616A7"], [0.8696, "#DA60CA"], [0.913, "#6C4516"], [0.9565, "#0D2A63"], [1, "#AF0038"]], "size": 3}, "mode": "markers", "name": "Spanish", "showlegend": true, "type": "scatter3d", "x": {"elided": "187 float values"}, "y": {"elided": "187 float values"}, "z": {"elided": "187 float values"}}, {"marker": {"colorscale": [[0, "#2E91E5"], [0.04348, "#E15F99"], [0.08696, "#1CA71C"], [0.1304, "#FB0D0D"], [0.1739, "#DA16FF"], [0.2174, "#222A2A"], [0.2609, "#B68100"], [0.3043, "#750D86"], [0.3478, "#EB663B"], [0.3913, "#511CFB"], [0.4348, "#00A08B"], [0.4783, "#FB00D1"], [0.5217, "#FC0080"], [0.5652, "#B2828D"], [0.6087, "#6C7C32"], [0.6522, "#778AAE"], [0.6957, "#862A16"], [0.7391, "#A777F1"], [0.7826, "#620042"], [0.8261, "#1616A7"], [0.8696, "#DA60CA"], [0.913, "#6C4516"], [0.9565, "#0D2A63"], [1, "#AF0038"]], "size": 3}, "mode": "markers", "name": "Swahili", "showlegend": true, "type": "scatter3d", "x": {"elided": "148 float values"}, "y": {"elided": "148 float values"}, "z": {"elided": "148 float values"}}], "layout": {"autosize": false, "height": 600, "title": {"font": {"size": 13}, "text": "t-SNE 3D map (ppl: 380) of 1901 encodings for <sound> via\nLDA (20 topics; term: skippy_3gram)"}, "width": 600}}
